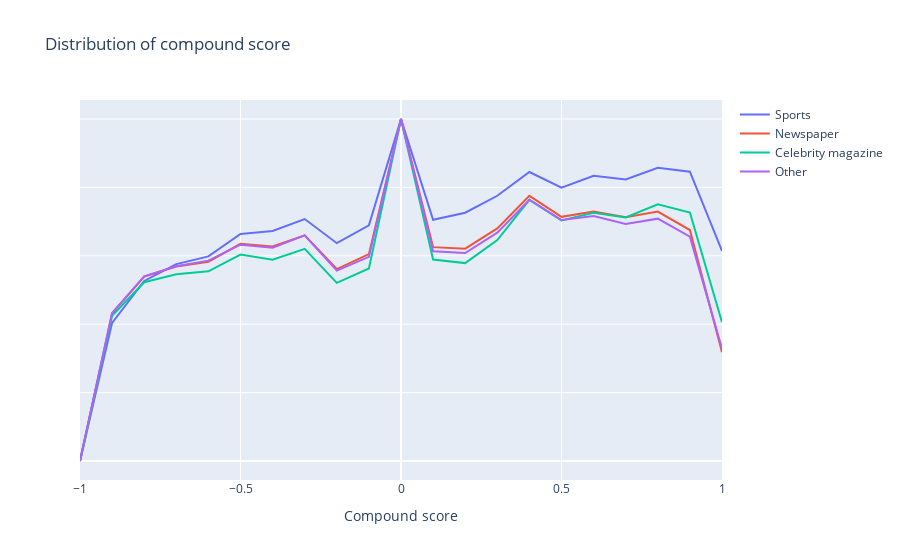

The cell this chart's notebook holds for it:
### Code cell
fig = go.Figure()
text = []
for index, media in enumerate(categories):

    fig.update_layout(clickmode='event+select')
    

    
    fig.add_trace(go.Scatter(
                            x=array_dict_3[f'x_{media}'],
                            y=array_dict_3[f'y_{media}'] ,
                            #fill='tonexty',
                            name=f'{media}'))

# Modify the figure and the legend titles
fig.update_layout(
                title='Distribution of compound score',
                showlegend=True,
                xaxis=dict(title='Compound score'),
                yaxis=dict(showticklabels=False) # that way you hide the y axis ticks labels
                )

fig.show()
fig.write_html("images/polarity_distribution_categories_same_plot.html")

### Figure 1 — Plotly figure (JSON) as saved in the notebook; plotly's stock layout.template omitted (floating-point values rounded to 4 significant figures)
{"data": [{"name": "Sports", "type": "scatter", "x": [-1, -0.9, -0.8, -0.7, -0.6, -0.5, -0.4, -0.3, -0.2, -0.1, 0, 0.1, 0.2, 0.3, 0.4, 0.5, 0.6, 0.7, 0.8, 0.9, 1], "y": [0, 0.404, 0.5264, 0.5757, 0.5981, 0.6638, 0.6727, 0.7075, 0.6369, 0.6891, 1, 0.7052, 0.726, 0.7756, 0.845, 0.799, 0.8341, 0.8231, 0.8571, 0.8461, 0.6141]}, {"name": "Newspaper", "type": "scatter", "x": [-1, -0.9, -0.8, -0.7, -0.6, -0.5, -0.4, -0.3, -0.2, -0.1, 0, 0.1, 0.2, 0.3, 0.4, 0.5, 0.6, 0.7, 0.8, 0.9, 1], "y": [0, 0.4314, 0.5391, 0.5686, 0.5828, 0.635, 0.627, 0.6598, 0.5613, 0.6048, 1, 0.6253, 0.621, 0.6802, 0.7753, 0.7139, 0.7295, 0.7125, 0.7295, 0.6754, 0.3182]}, {"name": "Celebrity magazine", "type": "scatter", "x": [-1, -0.9, -0.8, -0.7, -0.6, -0.5, -0.4, -0.3, -0.2, -0.1, 0, 0.1, 0.2, 0.3, 0.4, 0.5, 0.6, 0.7, 0.8, 0.9, 1], "y": [0, 0.4248, 0.5226, 0.5462, 0.5546, 0.6035, 0.5888, 0.6205, 0.5208, 0.563, 1, 0.5891, 0.5787, 0.646, 0.7637, 0.7035, 0.7257, 0.7122, 0.7504, 0.7266, 0.4056]}, {"name": "Other", "type": "scatter", "x": [-1, -0.9, -0.8, -0.7, -0.6, -0.5, -0.4, -0.3, -0.2, -0.1, 0, 0.1, 0.2, 0.3, 0.4, 0.5, 0.6, 0.7, 0.8, 0.9, 1], "y": [0, 0.4329, 0.54, 0.5694, 0.5858, 0.6324, 0.6234, 0.6598, 0.5565, 0.5969, 1, 0.6134, 0.608, 0.6676, 0.7641, 0.7047, 0.7161, 0.6931, 0.7086, 0.656, 0.3286]}], "layout": {"clickmode": "event+select", "showlegend": true, "title": {"text": "Distribution of compound score"}, "xaxis": {"title": {"text": "Compound score"}}, "yaxis": {"showticklabels": false}}}
